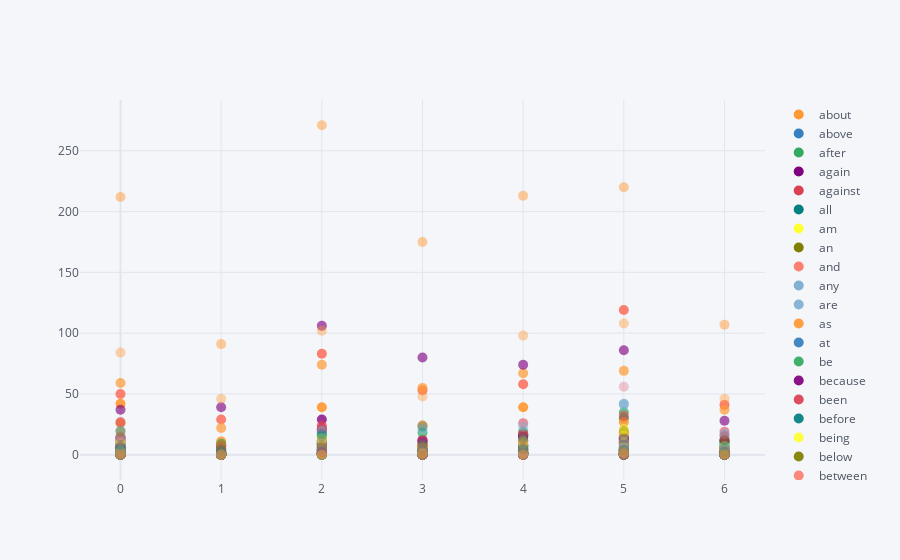

Notebook cell for this chart:
### Code cell
# scatter plot for stop words
data_stop.iplot(kind='scatter',mode='markers',size=10)

### Figure 1 — Plotly figure (JSON) as saved in the notebook; plotly's stock layout.template omitted (floating-point values rounded to 4 significant figures)
{"data": [{"line": {"color": "rgba(255, 153, 51, 1.0)", "dash": "solid", "shape": "linear", "width": 1.3}, "marker": {"size": 10, "symbol": "circle"}, "mode": "markers", "name": "about", "text": "", "type": "scatter", "x": [0, 1, 2, 3, 4, 5, 6], "y": [1, 1, 1, 2, 12, 6, 0]}, {"line": {"color": "rgba(55, 128, 191, 1.0)", "dash": "solid", "shape": "linear", "width": 1.3}, "marker": {"size": 10, "symbol": "circle"}, "mode": "markers", "name": "above", "text": "", "type": "scatter", "x": [0, 1, 2, 3, 4, 5, 6], "y": [0, 0, 0, 1, 0, 1, 0]}, {"line": {"color": "rgba(50, 171, 96, 1.0)", "dash": "solid", "shape": "linear", "width": 1.3}, "marker": {"size": 10, "symbol": "circle"}, "mode": "markers", "name": "after", "text": "", "type": "scatter", "x": [0, 1, 2, 3, 4, 5, 6], "y": [4, 2, 9, 3, 7, 2, 1]}, {"line": {"color": "rgba(128, 0, 128, 1.0)", "dash": "solid", "shape": "linear", "width": 1.3}, "marker": {"size": 10, "symbol": "circle"}, "mode": "markers", "name": "again", "text": "", "type": "scatter", "x": [0, 1, 2, 3, 4, 5, 6], "y": [0, 0, 1, 1, 0, 3, 1]}, {"line": {"color": "rgba(219, 64, 82, 1.0)", "dash": "solid", "shape": "linear", "width": 1.3}, "marker": {"size": 10, "symbol": "circle"}, "mode": "markers", "name": "against", "text": "", "type": "scatter", "x": [0, 1, 2, 3, 4, 5, 6], "y": [2, 0, 3, 2, 1, 1, 0]}, {"line": {"color": "rgba(0, 128, 128, 1.0)", "dash": "solid", "shape": "linear", "width": 1.3}, "marker": {"size": 10, "symbol": "circle"}, "mode": "markers", "name": "all", "text": "", "type": "scatter", "x": [0, 1, 2, 3, 4, 5, 6], "y": [5, 0, 1, 1, 2, 14, 2]}, {"line": {"color": "rgba(255, 255, 51, 1.0)", "dash": "solid", "shape": "linear", "width": 1.3}, "marker": {"size": 10, "symbol": "circle"}, "mode": "markers", "name": "am", "text": "", "type": "scatter", "x": [0, 1, 2, 3, 4, 5, 6], "y": [0, 0, 0, 0, 0, 1, 0]}, {"line": {"color": "rgba(128, 128, 0, 1.0)", "dash": "solid", "shape": "linear", "width": 1.3}, "marker": {"size": 10, "symbol": "circle"}, "mode": "markers", "name": "an", "text": "", "type": "scatter", "x": [0, 1, 2, 3, 4, 5, 6], "y": [1, 0, 19, 7, 17, 10, 1]}, {"line": {"color": "rgba(251, 128, 114, 1.0)", "dash": "solid", "shape": "linear", "width": 1.3}, "marker": {"size": 10, "symbol": "circle"}, "mode": "markers", "name": "and", "text": "", "type": "scatter", "x": [0, 1, 2, 3, 4, 5, 6], "y": [50, 29, 83, 53, 58, 119, 41]}, {"line": {"color": "rgba(128, 177, 211, 1.0)", "dash": "solid", "shape": "linear", "width": 1.3}, "marker": {"size": 10, "symbol": "circle"}, "mode": "markers", "name": "any", "text": "", "type": "scatter", "x": [0, 1, 2, 3, 4, 5, 6], "y": [0, 0, 3, 1, 1, 1, 0]}, {"line": {"color": "rgba(128, 177, 211, 0.926605504587156)", "dash": "solid", "shape": "linear", "width": 1.3}, "marker": {"size": 10, "symbol": "circle"}, "mode": "markers", "name": "are", "text": "", "type": "scatter", "x": [0, 1, 2, 3, 4, 5, 6], "y": [8, 1, 10, 3, 7, 12, 9]}, {"line": {"color": "rgba(255, 153, 51, 0.926605504587156)", "dash": "solid", "shape": "linear", "width": 1.3}, "marker": {"size": 10, "symbol": "circle"}, "mode": "markers", "name": "as", "text": "", "type": "scatter", "x": [0, 1, 2, 3, 4, 5, 6], "y": [42, 9, 39, 10, 39, 17, 3]}, {"line": {"color": "rgba(55, 128, 191, 0.926605504587156)", "dash": "solid", "shape": "linear", "width": 1.3}, "marker": {"size": 10, "symbol": "circle"}, "mode": "markers", "name": "at", "text": "", "type": "scatter", "x": [0, 1, 2, 3, 4, 5, 6], "y": [11, 1, 9, 3, 15, 15, 11]}, {"line": {"color": "rgba(50, 171, 96, 0.926605504587156)", "dash": "solid", "shape": "linear", "width": 1.3}, "marker": {"size": 10, "symbol": "circle"}, "mode": "markers", "name": "be", "text": "", "type": "scatter", "x": [0, 1, 2, 3, 4, 5, 6], "y": [5, 7, 12, 1, 8, 30, 7]}, {"line": {"color": "rgba(128, 0, 128, 0.926605504587156)", "dash": "solid", "shape": "linear", "width": 1.3}, "marker": {"size": 10, "symbol": "circle"}, "mode": "markers", "name": "because", "text": "", "type": "scatter", "x": [0, 1, 2, 3, 4, 5, 6], "y": [0, 1, 1, 0, 4, 4, 3]}, {"line": {"color": "rgba(219, 64, 82, 0.926605504587156)", "dash": "solid", "shape": "linear", "width": 1.3}, "marker": {"size": 10, "symbol": "circle"}, "mode": "markers", "name": "been", "text": "", "type": "scatter", "x": [0, 1, 2, 3, 4, 5, 6], "y": [2, 2, 8, 4, 10, 6, 1]}, {"line": {"color": "rgba(0, 128, 128, 0.926605504587156)", "dash": "solid", "shape": "linear", "width": 1.3}, "marker": {"size": 10, "symbol": "circle"}, "mode": "markers", "name": "before", "text": "", "type": "scatter", "x": [0, 1, 2, 3, 4, 5, 6], "y": [0, 0, 1, 1, 1, 0, 2]}, {"line": {"color": "rgba(255, 255, 51, 0.926605504587156)", "dash": "solid", "shape": "linear", "width": 1.3}, "marker": {"size": 10, "symbol": "circle"}, "mode": "markers", "name": "being", "text": "", "type": "scatter", "x": [0, 1, 2, 3, 4, 5, 6], "y": [0, 0, 1, 0, 0, 1, 1]}, {"line": {"color": "rgba(128, 128, 0, 0.926605504587156)", "dash": "solid", "shape": "linear", "width": 1.3}, "marker": {"size": 10, "symbol": "circle"}, "mode": "markers", "name": "below", "text": "", "type": "scatter", "x": [0, 1, 2, 3, 4, 5, 6], "y": [1, 0, 0, 0, 2, 1, 0]}, {"line": {"color": "rgba(251, 128, 114, 0.926605504587156)", "dash": "solid", "shape": "linear", "width": 1.3}, "marker": {"size": 10, "symbol": "circle"}, "mode": "markers", "name": "between", "text": "", "type": "scatter", "x": [0, 1, 2, 3, 4, 5, 6], "y": [3, 1, 3, 1, 0, 0, 0]}, {"line": {"color": "rgba(251, 128, 114, 0.8532110091743119)", "dash": "solid", "shape": "linear", "width": 1.3}, "marker": {"size": 10, "symbol": "circle"}, "mode": "markers", "name": "both", "text": "", "type": "scatter", "x": [0, 1, 2, 3, 4, 5, 6], "y": [0, 1, 3, 2, 1, 1, 2]}, {"line": {"color": "rgba(128, 177, 211, 0.8532110091743119)", "dash": "solid", "shape": "linear", "width": 1.3}, "marker": {"size": 10, "symbol": "circle"}, "mode": "markers", "name": "but", "text": "", "type": "scatter", "x": [0, 1, 2, 3, 4, 5, 6], "y": [2, 1, 11, 4, 7, 11, 7]}, {"line": {"color": "rgba(255, 153, 51, 0.8532110091743119)", "dash": "solid", "shape": "linear", "width": 1.3}, "marker": {"size": 10, "symbol": "circle"}, "mode": "markers", "name": "by", "text": "", "type": "scatter", "x": [0, 1, 2, 3, 4, 5, 6], "y": [26, 11, 15, 8, 16, 27, 12]}, {"line": {"color": "rgba(55, 128, 191, 0.8532110091743119)", "dash": "solid", "shape": "linear", "width": 1.3}, "marker": {"size": 10, "symbol": "circle"}, "mode": "markers", "name": "can", "text": "", "type": "scatter", "x": [0, 1, 2, 3, 4, 5, 6], "y": [2, 1, 1, 1, 8, 4, 0]}, {"line": {"color": "rgba(50, 171, 96, 0.8532110091743119)", "dash": "solid", "shape": "linear", "width": 1.3}, "marker": {"size": 10, "symbol": "circle"}, "mode": "markers", "name": "did", "text": "", "type": "scatter", "x": [0, 1, 2, 3, 4, 5, 6], "y": [0, 0, 0, 0, 1, 0, 0]}, {"line": {"color": "rgba(128, 0, 128, 0.8532110091743119)", "dash": "solid", "shape": "linear", "width": 1.3}, "marker": {"size": 10, "symbol": "circle"}, "mode": "markers", "name": "do", "text": "", "type": "scatter", "x": [0, 1, 2, 3, 4, 5, 6], "y": [0, 0, 2, 0, 2, 4, 0]}, {"line": {"color": "rgba(219, 64, 82, 0.8532110091743119)", "dash": "solid", "shape": "linear", "width": 1.3}, "marker": {"size": 10, "symbol": "circle"}, "mode": "markers", "name": "does", "text": "", "type": "scatter", "x": [0, 1, 2, 3, 4, 5, 6], "y": [2, 0, 1, 0, 1, 0, 0]}, {"line": {"color": "rgba(0, 128, 128, 0.8532110091743119)", "dash": "solid", "shape": "linear", "width": 1.3}, "marker": {"size": 10, "symbol": "circle"}, "mode": "markers", "name": "doing", "text": "", "type": "scatter", "x": [0, 1, 2, 3, 4, 5, 6], "y": [0, 0, 0, 0, 1, 3, 0]}, {"line": {"color": "rgba(255, 255, 51, 0.8532110091743119)", "dash": "solid", "shape": "linear", "width": 1.3}, "marker": {"size": 10, "symbol": "circle"}, "mode": "markers", "name": "down", "text": "", "type": "scatter", "x": [0, 1, 2, 3, 4, 5, 6], "y": [4, 1, 0, 6, 5, 2, 2]}, {"line": {"color": "rgba(128, 128, 0, 0.8532110091743119)", "dash": "solid", "shape": "linear", "width": 1.3}, "marker": {"size": 10, "symbol": "circle"}, "mode": "markers", "name": "during", "text": "", "type": "scatter", "x": [0, 1, 2, 3, 4, 5, 6], "y": [6, 1, 8, 1, 0, 3, 6]}, {"line": {"color": "rgba(128, 128, 0, 0.7798165137614679)", "dash": "solid", "shape": "linear", "width": 1.3}, "marker": {"size": 10, "symbol": "circle"}, "mode": "markers", "name": "each", "text": "", "type": "scatter", "x": [0, 1, 2, 3, 4, 5, 6], "y": [0, 1, 0, 1, 0, 0, 1]}, {"line": {"color": "rgba(251, 128, 114, 0.7798165137614679)", "dash": "solid", "shape": "linear", "width": 1.3}, "marker": {"size": 10, "symbol": "circle"}, "mode": "markers", "name": "few", "text": "", "type": "scatter", "x": [0, 1, 2, 3, 4, 5, 6], "y": [0, 0, 1, 0, 0, 0, 0]}, {"line": {"color": "rgba(128, 177, 211, 0.7798165137614679)", "dash": "solid", "shape": "linear", "width": 1.3}, "marker": {"size": 10, "symbol": "circle"}, "mode": "markers", "name": "for", "text": "", "type": "scatter", "x": [0, 1, 2, 3, 4, 5, 6], "y": [20, 5, 18, 24, 17, 42, 16]}, {"line": {"color": "rgba(255, 153, 51, 0.7798165137614679)", "dash": "solid", "shape": "linear", "width": 1.3}, "marker": {"size": 10, "symbol": "circle"}, "mode": "markers", "name": "from", "text": "", "type": "scatter", "x": [0, 1, 2, 3, 4, 5, 6], "y": [8, 8, 21, 24, 17, 18, 3]}, {"line": {"color": "rgba(55, 128, 191, 0.7798165137614679)", "dash": "solid", "shape": "linear", "width": 1.3}, "marker": {"size": 10, "symbol": "circle"}, "mode": "markers", "name": "further", "text": "", "type": "scatter", "x": [0, 1, 2, 3, 4, 5, 6], "y": [1, 1, 6, 1, 5, 2, 0]}, {"line": {"color": "rgba(50, 171, 96, 0.7798165137614679)", "dash": "solid", "shape": "linear", "width": 1.3}, "marker": {"size": 10, "symbol": "circle"}, "mode": "markers", "name": "had", "text": "", "type": "scatter", "x": [0, 1, 2, 3, 4, 5, 6], "y": [6, 1, 10, 6, 6, 0, 0]}, {"line": {"color": "rgba(128, 0, 128, 0.7798165137614679)", "dash": "solid", "shape": "linear", "width": 1.3}, "marker": {"size": 10, "symbol": "circle"}, "mode": "markers", "name": "has", "text": "", "type": "scatter", "x": [0, 1, 2, 3, 4, 5, 6], "y": [14, 5, 29, 12, 16, 13, 3]}, {"line": {"color": "rgba(219, 64, 82, 0.7798165137614679)", "dash": "solid", "shape": "linear", "width": 1.3}, "marker": {"size": 10, "symbol": "circle"}, "mode": "markers", "name": "have", "text": "", "type": "scatter", "x": [0, 1, 2, 3, 4, 5, 6], "y": [6, 2, 8, 5, 8, 10, 5]}, {"line": {"color": "rgba(0, 128, 128, 0.7798165137614679)", "dash": "solid", "shape": "linear", "width": 1.3}, "marker": {"size": 10, "symbol": "circle"}, "mode": "markers", "name": "he", "text": "", "type": "scatter", "x": [0, 1, 2, 3, 4, 5, 6], "y": [3, 0, 4, 2, 4, 8, 0]}, {"line": {"color": "rgba(255, 255, 51, 0.7798165137614679)", "dash": "solid", "shape": "linear", "width": 1.3}, "marker": {"size": 10, "symbol": "circle"}, "mode": "markers", "name": "her", "text": "", "type": "scatter", "x": [0, 1, 2, 3, 4, 5, 6], "y": [0, 0, 1, 0, 0, 0, 1]}, {"line": {"color": "rgba(255, 255, 51, 0.7064220183486238)", "dash": "solid", "shape": "linear", "width": 1.3}, "marker": {"size": 10, "symbol": "circle"}, "mode": "markers", "name": "here", "text": "", "type": "scatter", "x": [0, 1, 2, 3, 4, 5, 6], "y": [0, 0, 0, 0, 0, 0, 3]}, {"line": {"color": "rgba(128, 128, 0, 0.7064220183486238)", "dash": "solid", "shape": "linear", "width": 1.3}, "marker": {"size": 10, "symbol": "circle"}, "mode": "markers", "name": "his", "text": "", "type": "scatter", "x": [0, 1, 2, 3, 4, 5, 6], "y": [0, 0, 1, 1, 3, 0, 1]}, {"line": {"color": "rgba(251, 128, 114, 0.7064220183486238)", "dash": "solid", "shape": "linear", "width": 1.3}, "marker": {"size": 10, "symbol": "circle"}, "mode": "markers", "name": "how", "text": "", "type": "scatter", "x": [0, 1, 2, 3, 4, 5, 6], "y": [0, 0, 4, 0, 5, 2, 1]}, {"line": {"color": "rgba(128, 177, 211, 0.7064220183486238)", "dash": "solid", "shape": "linear", "width": 1.3}, "marker": {"size": 10, "symbol": "circle"}, "mode": "markers", "name": "if", "text": "", "type": "scatter", "x": [0, 1, 2, 3, 4, 5, 6], "y": [8, 0, 3, 0, 5, 1, 8]}, {"line": {"color": "rgba(255, 153, 51, 0.7064220183486238)", "dash": "solid", "shape": "linear", "width": 1.3}, "marker": {"size": 10, "symbol": "circle"}, "mode": "markers", "name": "in", "text": "", "type": "scatter", "x": [0, 1, 2, 3, 4, 5, 6], "y": [59, 22, 74, 55, 67, 69, 37]}, {"line": {"color": "rgba(55, 128, 191, 0.7064220183486238)", "dash": "solid", "shape": "linear", "width": 1.3}, "marker": {"size": 10, "symbol": "circle"}, "mode": "markers", "name": "into", "text": "", "type": "scatter", "x": [0, 1, 2, 3, 4, 5, 6], "y": [6, 0, 4, 1, 7, 1, 2]}, {"line": {"color": "rgba(50, 171, 96, 0.7064220183486238)", "dash": "solid", "shape": "linear", "width": 1.3}, "marker": {"size": 10, "symbol": "circle"}, "mode": "markers", "name": "is", "text": "", "type": "scatter", "x": [0, 1, 2, 3, 4, 5, 6], "y": [14, 9, 17, 18, 19, 35, 10]}, {"line": {"color": "rgba(128, 0, 128, 0.7064220183486238)", "dash": "solid", "shape": "linear", "width": 1.3}, "marker": {"size": 10, "symbol": "circle"}, "mode": "markers", "name": "it", "text": "", "type": "scatter", "x": [0, 1, 2, 3, 4, 5, 6], "y": [9, 1, 21, 11, 15, 13, 12]}, {"line": {"color": "rgba(219, 64, 82, 0.7064220183486238)", "dash": "solid", "shape": "linear", "width": 1.3}, "marker": {"size": 10, "symbol": "circle"}, "mode": "markers", "name": "its", "text": "", "type": "scatter", "x": [0, 1, 2, 3, 4, 5, 6], "y": [12, 2, 24, 7, 17, 14, 4]}, {"line": {"color": "rgba(0, 128, 128, 0.7064220183486238)", "dash": "solid", "shape": "linear", "width": 1.3}, "marker": {"size": 10, "symbol": "circle"}, "mode": "markers", "name": "itself", "text": "", "type": "scatter", "x": [0, 1, 2, 3, 4, 5, 6], "y": [0, 0, 0, 0, 1, 0, 0]}, {"line": {"color": "rgba(0, 128, 128, 0.6330275229357798)", "dash": "solid", "shape": "linear", "width": 1.3}, "marker": {"size": 10, "symbol": "circle"}, "mode": "markers", "name": "just", "text": "", "type": "scatter", "x": [0, 1, 2, 3, 4, 5, 6], "y": [0, 0, 4, 0, 1, 1, 0]}, {"line": {"color": "rgba(255, 255, 51, 0.6330275229357798)", "dash": "solid", "shape": "linear", "width": 1.3}, "marker": {"size": 10, "symbol": "circle"}, "mode": "markers", "name": "more", "text": "", "type": "scatter", "x": [0, 1, 2, 3, 4, 5, 6], "y": [10, 4, 14, 7, 11, 21, 4]}, {"line": {"color": "rgba(128, 128, 0, 0.6330275229357798)", "dash": "solid", "shape": "linear", "width": 1.3}, "marker": {"size": 10, "symbol": "circle"}, "mode": "markers", "name": "most", "text": "", "type": "scatter", "x": [0, 1, 2, 3, 4, 5, 6], "y": [1, 0, 3, 3, 2, 2, 2]}, {"line": {"color": "rgba(251, 128, 114, 0.6330275229357798)", "dash": "solid", "shape": "linear", "width": 1.3}, "marker": {"size": 10, "symbol": "circle"}, "mode": "markers", "name": "my", "text": "", "type": "scatter", "x": [0, 1, 2, 3, 4, 5, 6], "y": [0, 0, 1, 0, 0, 0, 0]}, {"line": {"color": "rgba(128, 177, 211, 0.6330275229357798)", "dash": "solid", "shape": "linear", "width": 1.3}, "marker": {"size": 10, "symbol": "circle"}, "mode": "markers", "name": "no", "text": "", "type": "scatter", "x": [0, 1, 2, 3, 4, 5, 6], "y": [0, 2, 5, 0, 1, 0, 2]}, {"line": {"color": "rgba(255, 153, 51, 0.6330275229357798)", "dash": "solid", "shape": "linear", "width": 1.3}, "marker": {"size": 10, "symbol": "circle"}, "mode": "markers", "name": "nor", "text": "", "type": "scatter", "x": [0, 1, 2, 3, 4, 5, 6], "y": [1, 0, 1, 0, 0, 0, 0]}, {"line": {"color": "rgba(55, 128, 191, 0.6330275229357798)", "dash": "solid", "shape": "linear", "width": 1.3}, "marker": {"size": 10, "symbol": "circle"}, "mode": "markers", "name": "not", "text": "", "type": "scatter", "x": [0, 1, 2, 3, 4, 5, 6], "y": [3, 0, 11, 3, 5, 10, 1]}, {"line": {"color": "rgba(50, 171, 96, 0.6330275229357798)", "dash": "solid", "shape": "linear", "width": 1.3}, "marker": {"size": 10, "symbol": "circle"}, "mode": "markers", "name": "now", "text": "", "type": "scatter", "x": [0, 1, 2, 3, 4, 5, 6], "y": [1, 2, 4, 0, 1, 3, 1]}, {"line": {"color": "rgba(128, 0, 128, 0.6330275229357798)", "dash": "solid", "shape": "linear", "width": 1.3}, "marker": {"size": 10, "symbol": "circle"}, "mode": "markers", "name": "of", "text": "", "type": "scatter", "x": [0, 1, 2, 3, 4, 5, 6], "y": [37, 39, 106, 80, 74, 86, 28]}, {"line": {"color": "rgba(219, 64, 82, 0.6330275229357798)", "dash": "solid", "shape": "linear", "width": 1.3}, "marker": {"size": 10, "symbol": "circle"}, "mode": "markers", "name": "off", "text": "", "type": "scatter", "x": [0, 1, 2, 3, 4, 5, 6], "y": [2, 0, 0, 0, 1, 0, 0]}, {"line": {"color": "rgba(219, 64, 82, 0.5596330275229358)", "dash": "solid", "shape": "linear", "width": 1.3}, "marker": {"size": 10, "symbol": "circle"}, "mode": "markers", "name": "on", "text": "", "type": "scatter", "x": [0, 1, 2, 3, 4, 5, 6], "y": [27, 7, 22, 12, 26, 32, 19]}, {"line": {"color": "rgba(0, 128, 128, 0.5596330275229358)", "dash": "solid", "shape": "linear", "width": 1.3}, "marker": {"size": 10, "symbol": "circle"}, "mode": "markers", "name": "once", "text": "", "type": "scatter", "x": [0, 1, 2, 3, 4, 5, 6], "y": [0, 0, 1, 0, 0, 1, 1]}, {"line": {"color": "rgba(255, 255, 51, 0.5596330275229358)", "dash": "solid", "shape": "linear", "width": 1.3}, "marker": {"size": 10, "symbol": "circle"}, "mode": "markers", "name": "only", "text": "", "type": "scatter", "x": [0, 1, 2, 3, 4, 5, 6], "y": [1, 1, 7, 1, 0, 3, 7]}, {"line": {"color": "rgba(128, 128, 0, 0.5596330275229358)", "dash": "solid", "shape": "linear", "width": 1.3}, "marker": {"size": 10, "symbol": "circle"}, "mode": "markers", "name": "or", "text": "", "type": "scatter", "x": [0, 1, 2, 3, 4, 5, 6], "y": [3, 4, 6, 1, 2, 5, 2]}, {"line": {"color": "rgba(251, 128, 114, 0.5596330275229358)", "dash": "solid", "shape": "linear", "width": 1.3}, "marker": {"size": 10, "symbol": "circle"}, "mode": "markers", "name": "other", "text": "", "type": "scatter", "x": [0, 1, 2, 3, 4, 5, 6], "y": [2, 0, 1, 1, 4, 11, 2]}, {"line": {"color": "rgba(128, 177, 211, 0.5596330275229358)", "dash": "solid", "shape": "linear", "width": 1.3}, "marker": {"size": 10, "symbol": "circle"}, "mode": "markers", "name": "our", "text": "", "type": "scatter", "x": [0, 1, 2, 3, 4, 5, 6], "y": [3, 0, 0, 2, 1, 1, 2]}, {"line": {"color": "rgba(255, 153, 51, 0.5596330275229358)", "dash": "solid", "shape": "linear", "width": 1.3}, "marker": {"size": 10, "symbol": "circle"}, "mode": "markers", "name": "out", "text": "", "type": "scatter", "x": [0, 1, 2, 3, 4, 5, 6], "y": [1, 3, 2, 0, 4, 5, 0]}, {"line": {"color": "rgba(55, 128, 191, 0.5596330275229358)", "dash": "solid", "shape": "linear", "width": 1.3}, "marker": {"size": 10, "symbol": "circle"}, "mode": "markers", "name": "over", "text": "", "type": "scatter", "x": [0, 1, 2, 3, 4, 5, 6], "y": [3, 0, 9, 3, 2, 3, 1]}, {"line": {"color": "rgba(50, 171, 96, 0.5596330275229358)", "dash": "solid", "shape": "linear", "width": 1.3}, "marker": {"size": 10, "symbol": "circle"}, "mode": "markers", "name": "own", "text": "", "type": "scatter", "x": [0, 1, 2, 3, 4, 5, 6], "y": [0, 0, 2, 0, 0, 1, 0]}, {"line": {"color": "rgba(128, 0, 128, 0.5596330275229358)", "dash": "solid", "shape": "linear", "width": 1.3}, "marker": {"size": 10, "symbol": "circle"}, "mode": "markers", "name": "same", "text": "", "type": "scatter", "x": [0, 1, 2, 3, 4, 5, 6], "y": [4, 0, 1, 2, 0, 1, 0]}, {"line": {"color": "rgba(128, 0, 128, 0.48623853211009177)", "dash": "solid", "shape": "linear", "width": 1.3}, "marker": {"size": 10, "symbol": "circle"}, "mode": "markers", "name": "she", "text": "", "type": "scatter", "x": [0, 1, 2, 3, 4, 5, 6], "y": [2, 0, 4, 0, 0, 0, 0]}, {"line": {"color": "rgba(219, 64, 82, 0.48623853211009177)", "dash": "solid", "shape": "linear", "width": 1.3}, "marker": {"size": 10, "symbol": "circle"}, "mode": "markers", "name": "should", "text": "", "type": "scatter", "x": [0, 1, 2, 3, 4, 5, 6], "y": [0, 0, 5, 0, 0, 5, 0]}, {"line": {"color": "rgba(0, 128, 128, 0.48623853211009177)", "dash": "solid", "shape": "linear", "width": 1.3}, "marker": {"size": 10, "symbol": "circle"}, "mode": "markers", "name": "so", "text": "", "type": "scatter", "x": [0, 1, 2, 3, 4, 5, 6], "y": [2, 0, 2, 0, 6, 8, 1]}, {"line": {"color": "rgba(255, 255, 51, 0.48623853211009177)", "dash": "solid", "shape": "linear", "width": 1.3}, "marker": {"size": 10, "symbol": "circle"}, "mode": "markers", "name": "some", "text": "", "type": "scatter", "x": [0, 1, 2, 3, 4, 5, 6], "y": [1, 1, 5, 1, 1, 4, 1]}, {"line": {"color": "rgba(128, 128, 0, 0.48623853211009177)", "dash": "solid", "shape": "linear", "width": 1.3}, "marker": {"size": 10, "symbol": "circle"}, "mode": "markers", "name": "such", "text": "", "type": "scatter", "x": [0, 1, 2, 3, 4, 5, 6], "y": [2, 1, 6, 2, 3, 7, 1]}, {"line": {"color": "rgba(251, 128, 114, 0.48623853211009177)", "dash": "solid", "shape": "linear", "width": 1.3}, "marker": {"size": 10, "symbol": "circle"}, "mode": "markers", "name": "than", "text": "", "type": "scatter", "x": [0, 1, 2, 3, 4, 5, 6], "y": [15, 8, 12, 8, 6, 9, 5]}, {"line": {"color": "rgba(128, 177, 211, 0.48623853211009177)", "dash": "solid", "shape": "linear", "width": 1.3}, "marker": {"size": 10, "symbol": "circle"}, "mode": "markers", "name": "that", "text": "", "type": "scatter", "x": [0, 1, 2, 3, 4, 5, 6], "y": [15, 3, 20, 21, 23, 41, 17]}, {"line": {"color": "rgba(255, 153, 51, 0.48623853211009177)", "dash": "solid", "shape": "linear", "width": 1.3}, "marker": {"size": 10, "symbol": "circle"}, "mode": "markers", "name": "the", "text": "", "type": "scatter", "x": [0, 1, 2, 3, 4, 5, 6], "y": [212, 91, 271, 175, 213, 220, 107]}, {"line": {"color": "rgba(55, 128, 191, 0.48623853211009177)", "dash": "solid", "shape": "linear", "width": 1.3}, "marker": {"size": 10, "symbol": "circle"}, "mode": "markers", "name": "their", "text": "", "type": "scatter", "x": [0, 1, 2, 3, 4, 5, 6], "y": [2, 2, 8, 3, 2, 5, 4]}, {"line": {"color": "rgba(50, 171, 96, 0.48623853211009177)", "dash": "solid", "shape": "linear", "width": 1.3}, "marker": {"size": 10, "symbol": "circle"}, "mode": "markers", "name": "them", "text": "", "type": "scatter", "x": [0, 1, 2, 3, 4, 5, 6], "y": [1, 2, 1, 1, 1, 2, 0]}, {"line": {"color": "rgba(50, 171, 96, 0.41284403669724773)", "dash": "solid", "shape": "linear", "width": 1.3}, "marker": {"size": 10, "symbol": "circle"}, "mode": "markers", "name": "themselves", "text": "", "type": "scatter", "x": [0, 1, 2, 3, 4, 5, 6], "y": [0, 0, 1, 0, 1, 0, 0]}, {"line": {"color": "rgba(128, 0, 128, 0.41284403669724773)", "dash": "solid", "shape": "linear", "width": 1.3}, "marker": {"size": 10, "symbol": "circle"}, "mode": "markers", "name": "then", "text": "", "type": "scatter", "x": [0, 1, 2, 3, 4, 5, 6], "y": [0, 0, 1, 1, 1, 0, 1]}, {"line": {"color": "rgba(219, 64, 82, 0.41284403669724773)", "dash": "solid", "shape": "linear", "width": 1.3}, "marker": {"size": 10, "symbol": "circle"}, "mode": "markers", "name": "there", "text": "", "type": "scatter", "x": [0, 1, 2, 3, 4, 5, 6], "y": [1, 4, 5, 1, 1, 4, 2]}, {"line": {"color": "rgba(0, 128, 128, 0.41284403669724773)", "dash": "solid", "shape": "linear", "width": 1.3}, "marker": {"size": 10, "symbol": "circle"}, "mode": "markers", "name": "these", "text": "", "type": "scatter", "x": [0, 1, 2, 3, 4, 5, 6], "y": [0, 2, 0, 1, 0, 3, 0]}, {"line": {"color": "rgba(255, 255, 51, 0.41284403669724773)", "dash": "solid", "shape": "linear", "width": 1.3}, "marker": {"size": 10, "symbol": "circle"}, "mode": "markers", "name": "they", "text": "", "type": "scatter", "x": [0, 1, 2, 3, 4, 5, 6], "y": [2, 0, 12, 1, 2, 6, 6]}, {"line": {"color": "rgba(128, 128, 0, 0.41284403669724773)", "dash": "solid", "shape": "linear", "width": 1.3}, "marker": {"size": 10, "symbol": "circle"}, "mode": "markers", "name": "this", "text": "", "type": "scatter", "x": [0, 1, 2, 3, 4, 5, 6], "y": [19, 8, 7, 7, 5, 20, 12]}, {"line": {"color": "rgba(251, 128, 114, 0.41284403669724773)", "dash": "solid", "shape": "linear", "width": 1.3}, "marker": {"size": 10, "symbol": "circle"}, "mode": "markers", "name": "those", "text": "", "type": "scatter", "x": [0, 1, 2, 3, 4, 5, 6], "y": [0, 0, 2, 0, 3, 1, 3]}, {"line": {"color": "rgba(128, 177, 211, 0.41284403669724773)", "dash": "solid", "shape": "linear", "width": 1.3}, "marker": {"size": 10, "symbol": "circle"}, "mode": "markers", "name": "through", "text": "", "type": "scatter", "x": [0, 1, 2, 3, 4, 5, 6], "y": [1, 1, 1, 1, 1, 3, 0]}, {"line": {"color": "rgba(255, 153, 51, 0.41284403669724773)", "dash": "solid", "shape": "linear", "width": 1.3}, "marker": {"size": 10, "symbol": "circle"}, "mode": "markers", "name": "to", "text": "", "type": "scatter", "x": [0, 1, 2, 3, 4, 5, 6], "y": [84, 46, 102, 48, 98, 108, 46]}, {"line": {"color": "rgba(55, 128, 191, 0.41284403669724773)", "dash": "solid", "shape": "linear", "width": 1.3}, "marker": {"size": 10, "symbol": "circle"}, "mode": "markers", "name": "too", "text": "", "type": "scatter", "x": [0, 1, 2, 3, 4, 5, 6], "y": [0, 0, 0, 0, 4, 1, 0]}, {"line": {"color": "rgba(55, 128, 191, 0.3394495412844037)", "dash": "solid", "shape": "linear", "width": 1.3}, "marker": {"size": 10, "symbol": "circle"}, "mode": "markers", "name": "under", "text": "", "type": "scatter", "x": [0, 1, 2, 3, 4, 5, 6], "y": [2, 1, 3, 0, 2, 5, 0]}, {"line": {"color": "rgba(50, 171, 96, 0.3394495412844037)", "dash": "solid", "shape": "linear", "width": 1.3}, "marker": {"size": 10, "symbol": "circle"}, "mode": "markers", "name": "until", "text": "", "type": "scatter", "x": [0, 1, 2, 3, 4, 5, 6], "y": [1, 0, 0, 0, 1, 1, 0]}, {"line": {"color": "rgba(128, 0, 128, 0.3394495412844037)", "dash": "solid", "shape": "linear", "width": 1.3}, "marker": {"size": 10, "symbol": "circle"}, "mode": "markers", "name": "up", "text": "", "type": "scatter", "x": [0, 1, 2, 3, 4, 5, 6], "y": [6, 1, 6, 8, 5, 1, 3]}, {"line": {"color": "rgba(219, 64, 82, 0.3394495412844037)", "dash": "solid", "shape": "linear", "width": 1.3}, "marker": {"size": 10, "symbol": "circle"}, "mode": "markers", "name": "very", "text": "", "type": "scatter", "x": [0, 1, 2, 3, 4, 5, 6], "y": [1, 0, 1, 0, 0, 5, 0]}, {"line": {"color": "rgba(0, 128, 128, 0.3394495412844037)", "dash": "solid", "shape": "linear", "width": 1.3}, "marker": {"size": 10, "symbol": "circle"}, "mode": "markers", "name": "was", "text": "", "type": "scatter", "x": [0, 1, 2, 3, 4, 5, 6], "y": [4, 2, 15, 9, 12, 4, 6]}, {"line": {"color": "rgba(255, 255, 51, 0.3394495412844037)", "dash": "solid", "shape": "linear", "width": 1.3}, "marker": {"size": 10, "symbol": "circle"}, "mode": "markers", "name": "we", "text": "", "type": "scatter", "x": [0, 1, 2, 3, 4, 5, 6], "y": [4, 0, 6, 0, 9, 16, 1]}, {"line": {"color": "rgba(128, 128, 0, 0.3394495412844037)", "dash": "solid", "shape": "linear", "width": 1.3}, "marker": {"size": 10, "symbol": "circle"}, "mode": "markers", "name": "were", "text": "", "type": "scatter", "x": [0, 1, 2, 3, 4, 5, 6], "y": [2, 3, 5, 4, 4, 3, 3]}, {"line": {"color": "rgba(251, 128, 114, 0.3394495412844037)", "dash": "solid", "shape": "linear", "width": 1.3}, "marker": {"size": 10, "symbol": "circle"}, "mode": "markers", "name": "what", "text": "", "type": "scatter", "x": [0, 1, 2, 3, 4, 5, 6], "y": [0, 0, 0, 0, 1, 2, 0]}, {"line": {"color": "rgba(128, 177, 211, 0.3394495412844037)", "dash": "solid", "shape": "linear", "width": 1.3}, "marker": {"size": 10, "symbol": "circle"}, "mode": "markers", "name": "when", "text": "", "type": "scatter", "x": [0, 1, 2, 3, 4, 5, 6], "y": [2, 1, 3, 2, 5, 6, 4]}, {"line": {"color": "rgba(255, 153, 51, 0.3394495412844037)", "dash": "solid", "shape": "linear", "width": 1.3}, "marker": {"size": 10, "symbol": "circle"}, "mode": "markers", "name": "where", "text": "", "type": "scatter", "x": [0, 1, 2, 3, 4, 5, 6], "y": [1, 0, 1, 2, 0, 1, 1]}, {"line": {"color": "rgba(255, 153, 51, 0.26605504587155965)", "dash": "solid", "shape": "linear", "width": 1.3}, "marker": {"size": 10, "symbol": "circle"}, "mode": "markers", "name": "which", "text": "", "type": "scatter", "x": [0, 1, 2, 3, 4, 5, 6], "y": [4, 1, 10, 6, 12, 3, 4]}, {"line": {"color": "rgba(55, 128, 191, 0.26605504587155965)", "dash": "solid", "shape": "linear", "width": 1.3}, "marker": {"size": 10, "symbol": "circle"}, "mode": "markers", "name": "while", "text": "", "type": "scatter", "x": [0, 1, 2, 3, 4, 5, 6], "y": [4, 0, 5, 4, 4, 4, 7]}, {"line": {"color": "rgba(50, 171, 96, 0.26605504587155965)", "dash": "solid", "shape": "linear", "width": 1.3}, "marker": {"size": 10, "symbol": "circle"}, "mode": "markers", "name": "who", "text": "", "type": "scatter", "x": [0, 1, 2, 3, 4, 5, 6], "y": [0, 0, 6, 1, 0, 0, 0]}, {"line": {"color": "rgba(128, 0, 128, 0.26605504587155965)", "dash": "solid", "shape": "linear", "width": 1.3}, "marker": {"size": 10, "symbol": "circle"}, "mode": "markers", "name": "why", "text": "", "type": "scatter", "x": [0, 1, 2, 3, 4, 5, 6], "y": [0, 0, 2, 0, 0, 0, 0]}, {"line": {"color": "rgba(219, 64, 82, 0.26605504587155965)", "dash": "solid", "shape": "linear", "width": 1.3}, "marker": {"size": 10, "symbol": "circle"}, "mode": "markers", "name": "will", "text": "", "type": "scatter", "x": [0, 1, 2, 3, 4, 5, 6], "y": [14, 5, 6, 2, 12, 56, 15]}, {"line": {"color": "rgba(0, 128, 128, 0.26605504587155965)", "dash": "solid", "shape": "linear", "width": 1.3}, "marker": {"size": 10, "symbol": "circle"}, "mode": "markers", "name": "with", "text": "", "type": "scatter", "x": [0, 1, 2, 3, 4, 5, 6], "y": [8, 4, 17, 23, 14, 13, 2]}, {"line": {"color": "rgba(255, 255, 51, 0.26605504587155965)", "dash": "solid", "shape": "linear", "width": 1.3}, "marker": {"size": 10, "symbol": "circle"}, "mode": "markers", "name": "won", "text": "", "type": "scatter", "x": [0, 1, 2, 3, 4, 5, 6], "y": [0, 0, 0, 1, 0, 0, 0]}, {"line": {"color": "rgba(128, 128, 0, 0.26605504587155965)", "dash": "solid", "shape": "linear", "width": 1.3}, "marker": {"size": 10, "symbol": "circle"}, "mode": "markers", "name": "you", "text": "", "type": "scatter", "x": [0, 1, 2, 3, 4, 5, 6], "y": [0, 0, 0, 0, 5, 3, 0]}, {"line": {"color": "rgba(251, 128, 114, 0.26605504587155965)", "dash": "solid", "shape": "linear", "width": 1.3}, "marker": {"size": 10, "symbol": "circle"}, "mode": "markers", "name": "your", "text": "", "type": "scatter", "x": [0, 1, 2, 3, 4, 5, 6], "y": [0, 0, 0, 0, 0, 1, 0]}], "layout": {"legend": {"bgcolor": "#F5F6F9", "font": {"color": "#4D5663"}}, "paper_bgcolor": "#F5F6F9", "plot_bgcolor": "#F5F6F9", "title": {"font": {"color": "#4D5663"}}, "xaxis": {"gridcolor": "#E1E5ED", "showgrid": true, "tickfont": {"color": "#4D5663"}, "title": {"font": {"color": "#4D5663"}, "text": ""}, "zerolinecolor": "#E1E5ED"}, "yaxis": {"gridcolor": "#E1E5ED", "showgrid": true, "tickfont": {"color": "#4D5663"}, "title": {"font": {"color": "#4D5663"}, "text": ""}, "zerolinecolor": "#E1E5ED"}}}
